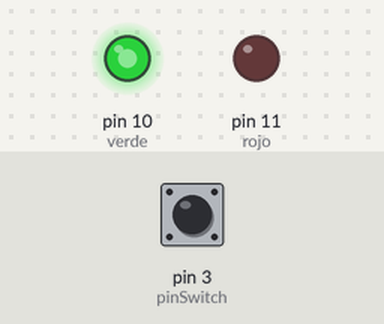
The sketch below on a simulated Arduino Uno, built with avr-gcc and run on an emulated ATmega328P. On the bench: output pins drawn as LEDs (lit = HIGH). Dashed ring = blinking. Inputs (shaded band) come from the test bench; at power-on: pin 3 (pinSwitch) LOW. What the sketch prints to the serial monitor is not drawn.

Above: at 1.2 s.
1.3 s: pin 3 (pinSwitch) pulled HIGH for 0.15 s
At 1.9 s:
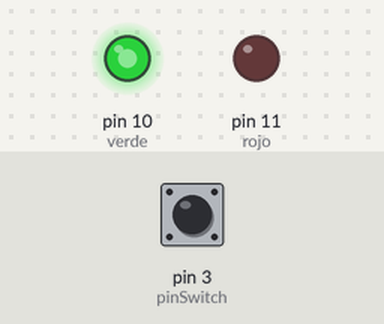
3.0 s: pin 3 (pinSwitch) pulled HIGH for 1 s
At 5.0 s:
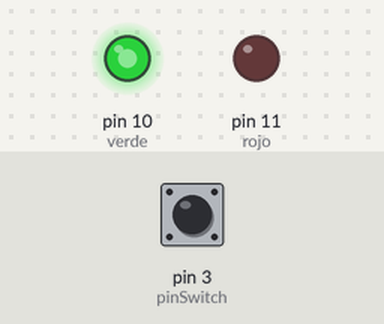
7.0 s: pin 3 (pinSwitch) pulsed HIGH 2 times (0.12 s each, 0.3 s apart)
At 7.29 s:
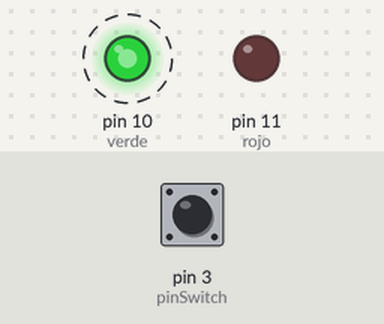
10.6 s: pin 3 (pinSwitch) pulsed HIGH 5 times (0.12 s each, 0.3 s apart)
At 12.3 s:
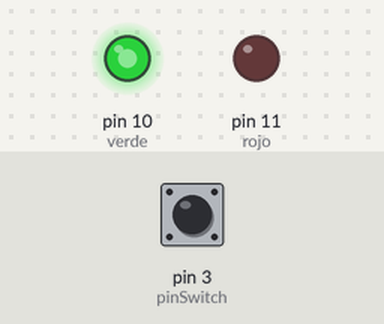
15.1 s: pin 3 (pinSwitch) pulled HIGH for 3.2 s
At 19.7 s:
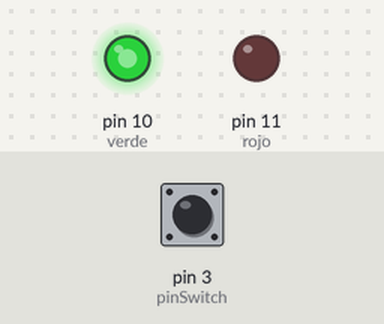
Timing chart, 0 to 20.8 s (numbered marks = the images above; inputs shaded):
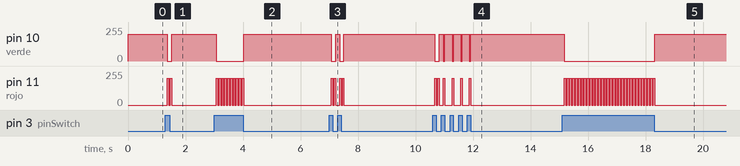

Measured:
- after the input at 1.3 s, pin 10 (verde): 200/255 → 0/255 after 0.07 s, → 200/255 0.15 s later; pin 11 (rojo): alternates 200/255 for 0.05 s and 0/255 for 0.05 s, 4 changes in all, then stays 0/255, starting after 0.07 s
- after the input at 3.0 s, pin 10 (verde): 200/255 → 0/255 after 0.07 s, → 200/255 0.95 s later; pin 11 (rojo): alternates 200/255 for 0.05 s and 0/255 for 0.05 s, 20 changes in all, then stays 0/255, starting after 0.07 s
- after the input at 7.0 s, pin 10 (verde): alternates 200/255 for 0.14 s and 0/255 for 0.15 s, 4 changes in all, then stays 200/255, starting after 0.07 s
- after the input at 10.6 s, pin 10 (verde): goes 0/255 0.15 s, 200/255 0.15 s, 3 × (0/255 0.05 s, 200/255 0.25 s), 0/255 0.05 s, then 200/255, starting after 0.07 s; pin 11 (rojo): goes 200/255 0.05 s, 0/255 0.05 s, 200/255 0.05 s, 0/255 0.16 s, 3 × (200/255 0.05 s, 0/255 0.25 s), 200/255 0.05 s, then 0/255, starting after 0.07 s
- after the input at 15.1 s, pin 10 (verde): 200/255 → 0/255 after 0.07 s, → 200/255 3.2 s later; pin 11 (rojo): alternates 200/255 for 0.05 s and 0/255 for 0.05 s, 64 changes in all, then stays 0/255, starting after 0.07 s

The sketch:

ej10.ino
```cpp
#define pinSwitch 3
#define rojo 11
#define verde 10

void setup() {
   Serial.begin(9600);
   pinMode(pinSwitch, INPUT);
   pinMode(rojo, OUTPUT);
   pinMode(verde, OUTPUT);

}

void loop(){
   int estadoSwitch = digitalRead(pinSwitch);


   if (estadoSwitch == HIGH) {
       Serial.println("Activado");
       delay(50);
       analogWrite(verde, 0);
       analogWrite(rojo, 200);
       delay(50);
       analogWrite(rojo, 0);
   }
   else {
       Serial.println("Desactivado");
       analogWrite(verde, 200);
   }
}
```
